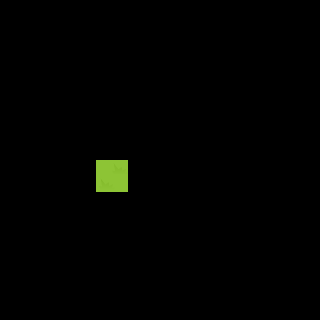

This is a level from a 2D game, rendered from its Tiled map with the project's own tilesets. A one-line summary and the complete map file follow:
An orthogonal 10x10 tile map with 32x32 px tiles, 2 tile layers (regions, input_Island) and 1 object.

<map version="1.0" tiledversion="1.0.2" orientation="orthogonal" renderorder="right-down" width="10" height="10" tilewidth="32" tileheight="32" nextobjectid="8">
 <tileset firstgid="1" source="../../tilesheets/kenneyrpg.tsx" />
 <layer name="regions" width="10" height="10">
  <data encoding="csv">
0,0,0,0,0,0,0,0,0,0,
0,0,0,0,0,0,0,0,0,0,
0,0,0,0,0,0,0,0,0,0,
0,0,0,0,0,0,0,0,0,0,
0,0,0,0,0,0,0,0,0,0,
0,0,0,268,0,0,0,0,0,0,
0,0,0,0,0,0,0,0,0,0,
0,0,0,0,0,0,0,0,0,0,
0,0,0,0,0,0,0,0,0,0,
0,0,0,0,0,0,0,0,0,0
</data>
 </layer>
 <layer name="input_Island" width="10" height="10">
  <data encoding="csv">
0,0,0,0,0,0,0,0,0,0,
0,0,0,0,0,0,0,0,0,0,
0,0,0,0,0,0,0,0,0,0,
0,0,0,0,0,0,0,0,0,0,
0,0,0,0,0,0,0,0,0,0,
0,0,0,42,0,0,0,0,0,0,
0,0,0,0,0,0,0,0,0,0,
0,0,0,0,0,0,0,0,0,0,
0,0,0,0,0,0,0,0,0,0,
0,0,0,0,0,0,0,0,0,0
</data>
 </layer>
 <objectgroup name="output_Grass">
  <properties>
   <property name="unity:ignore" value="collision" />
  </properties>
  <object id="7" x="96" y="160" width="32" height="32">
   <properties>
    <property name="Number to place" value="3" />
    <property name="Place Enviromental" value="Assets/sprites/grass.png" />
   </properties>
  </object>
 </objectgroup>
</map>
